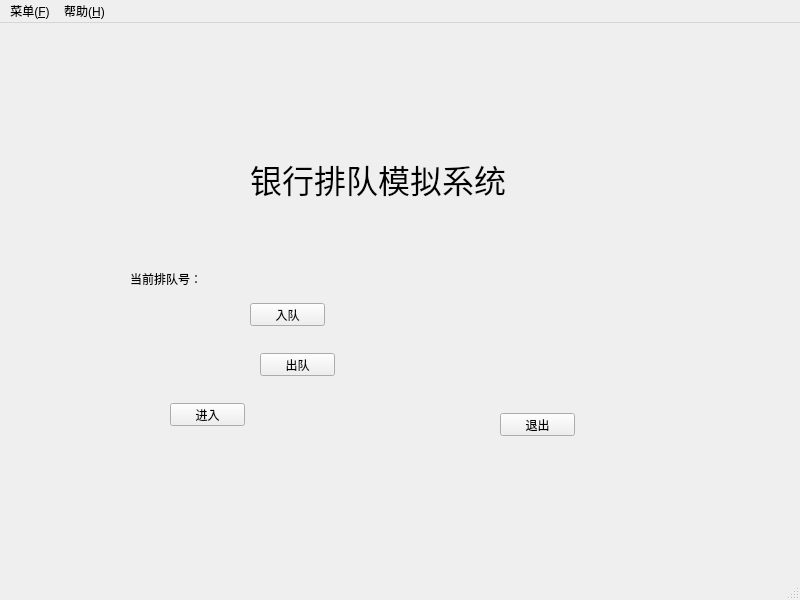
<?xml version="1.0" encoding="UTF-8"?>
<ui version="4.0">
 <class>MyMainWindow</class>
 <widget class="QMainWindow" name="MyMainWindow">
  <property name="geometry">
   <rect>
    <x>0</x>
    <y>0</y>
    <width>800</width>
    <height>600</height>
   </rect>
  </property>
  <property name="windowTitle">
   <string>MyMainWindow</string>
  </property>
  <widget class="QWidget" name="centralwidget">
   <widget class="QLabel" name="label">
    <property name="geometry">
     <rect>
      <x>250</x>
      <y>120</y>
      <width>281</width>
      <height>71</height>
     </rect>
    </property>
    <property name="font">
     <font>
      <family>黑体</family>
      <pointsize>24</pointsize>
     </font>
    </property>
    <property name="text">
     <string>银行排队模拟系统</string>
    </property>
   </widget>
   <widget class="QPushButton" name="pushButton">
    <property name="geometry">
     <rect>
      <x>500</x>
      <y>390</y>
      <width>75</width>
      <height>23</height>
     </rect>
    </property>
    <property name="text">
     <string>退出</string>
    </property>
   </widget>
   <widget class="QPushButton" name="enter">
    <property name="geometry">
     <rect>
      <x>170</x>
      <y>380</y>
      <width>75</width>
      <height>23</height>
     </rect>
    </property>
    <property name="text">
     <string>进入</string>
    </property>
   </widget>
   <widget class="QPushButton" name="enqueue">
    <property name="geometry">
     <rect>
      <x>250</x>
      <y>280</y>
      <width>75</width>
      <height>23</height>
     </rect>
    </property>
    <property name="text">
     <string>入队</string>
    </property>
   </widget>
   <widget class="QPushButton" name="dequeue">
    <property name="geometry">
     <rect>
      <x>260</x>
      <y>330</y>
      <width>75</width>
      <height>23</height>
     </rect>
    </property>
    <property name="text">
     <string>出队</string>
    </property>
   </widget>
   <widget class="QLabel" name="label_2">
    <property name="geometry">
     <rect>
      <x>130</x>
      <y>240</y>
      <width>81</width>
      <height>31</height>
     </rect>
    </property>
    <property name="text">
     <string>当前排队号：</string>
    </property>
   </widget>
  </widget>
  <widget class="QMenuBar" name="menubar">
   <property name="geometry">
    <rect>
     <x>0</x>
     <y>0</y>
     <width>800</width>
     <height>23</height>
    </rect>
   </property>
   <widget class="QMenu" name="menu">
    <property name="title">
     <string>菜单(&amp;F)</string>
    </property>
    <addaction name="action_N"/>
   </widget>
   <widget class="QMenu" name="menu_H">
    <property name="title">
     <string>帮助(&amp;H)</string>
    </property>
   </widget>
   <addaction name="menu"/>
   <addaction name="menu_H"/>
  </widget>
  <widget class="QStatusBar" name="statusbar"/>
  <action name="action_N">
   <property name="text">
    <string>返回主菜单(&amp;N)</string>
   </property>
  </action>
 </widget>
 <resources/>
 <connections>
  <connection>
   <sender>pushButton</sender>
   <signal>clicked()</signal>
   <receiver>MyMainWindow</receiver>
   <slot>close()</slot>
   <hints>
    <hint type="sourcelabel">
     <x>525</x>
     <y>417</y>
    </hint>
    <hint type="destinationlabel">
     <x>551</x>
     <y>376</y>
    </hint>
   </hints>
  </connection>
 </connections>
</ui>
